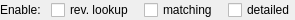
<?xml version="1.0" encoding="UTF-8"?>
<ui version="4.0">
 <class>CModelMatcherLogEnable</class>
 <widget class="QFrame" name="CModelMatcherLogEnable">
  <property name="geometry">
   <rect>
    <x>0</x>
    <y>0</y>
    <width>287</width>
    <height>20</height>
   </rect>
  </property>
  <property name="windowTitle">
   <string>Frame</string>
  </property>
  <layout class="QHBoxLayout" name="hl_ModelMatcherLogEnable">
   <property name="spacing">
    <number>10</number>
   </property>
   <property name="leftMargin">
    <number>0</number>
   </property>
   <property name="topMargin">
    <number>0</number>
   </property>
   <property name="rightMargin">
    <number>0</number>
   </property>
   <property name="bottomMargin">
    <number>0</number>
   </property>
   <item>
    <widget class="QLabel" name="lbl_Enable">
     <property name="toolTip">
      <string>Enables / disables future message logging</string>
     </property>
     <property name="text">
      <string>Enable:</string>
     </property>
    </widget>
   </item>
   <item>
    <widget class="QCheckBox" name="cb_LogReverseLookup">
     <property name="toolTip">
      <string>enable logging of reverse lookup messages</string>
     </property>
     <property name="text">
      <string>rev. lookup</string>
     </property>
    </widget>
   </item>
   <item>
    <widget class="QCheckBox" name="cb_LogMatchingMessages">
     <property name="toolTip">
      <string>enable matching messages</string>
     </property>
     <property name="text">
      <string>matching</string>
     </property>
    </widget>
   </item>
   <item>
    <widget class="QCheckBox" name="cb_LogDetailed">
     <property name="toolTip">
      <string>a simplified matching log (faster) or a detailed log (slower)</string>
     </property>
     <property name="text">
      <string>detailed</string>
     </property>
    </widget>
   </item>
   <item>
    <spacer name="hs_ModelMatcherLogEnable">
     <property name="orientation">
      <enum>Qt::Horizontal</enum>
     </property>
     <property name="sizeHint" stdset="0">
      <size>
       <width>40</width>
       <height>20</height>
      </size>
     </property>
    </spacer>
   </item>
  </layout>
 </widget>
 <tabstops>
  <tabstop>cb_LogReverseLookup</tabstop>
  <tabstop>cb_LogMatchingMessages</tabstop>
 </tabstops>
 <resources/>
 <connections/>
</ui>
